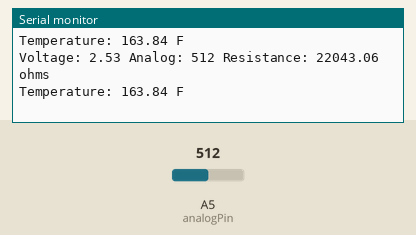
The sketch below on a simulated Arduino Uno, built with avr-gcc and run on an emulated ATmega328P. Shown: the last lines printed to the serial monitor. Inputs (shaded band) come from the test bench; at power-on: A5 (analogPin) = 512.

Above: at 1.8 s.
1.9 s: A5 (analogPin) set to 0
At 2.6 s:
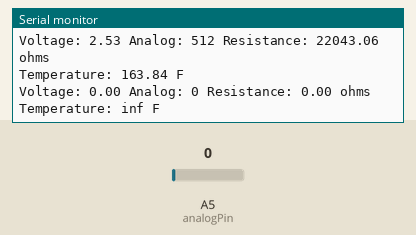
4.5 s: A5 (analogPin) set to 1023
At 5.9 s:
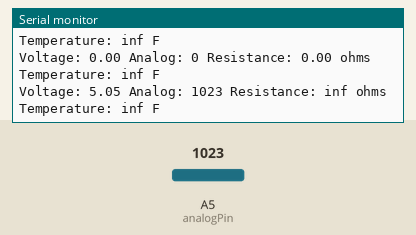

Measured:
- after the input at 1.9 s, the serial monitor: prints a new line after 0.12 s (image 1)
- after the input at 4.5 s, the serial monitor: prints a new line after 0.53 s (image 2)

The sketch:

grill-controller.ino
```cpp
const int analogPin = A5;
const float seriesResistor = 22000.0;
const float vcc = 5.05;

void setup() {
  Serial.begin(9600);
  pinMode(A0, INPUT);
}

void loop() {
  int analogValue = analogRead(analogPin);
  float voltage = analogValue * vcc / 1023.0;

  // Calculate resistance of the thermistor
  float thermistorResistance = (voltage * seriesResistor) / (vcc - voltage);

  // Calculate temperatue reading
  float temperatureF = calculateTemperatureF(thermistorResistance);

  Serial.print("Voltage: ");
  Serial.print(voltage);
  Serial.print(" Analog: ");
  Serial.print(analogValue);
  Serial.print(" Resistance: ");
  Serial.print(thermistorResistance);
  Serial.println(" ohms");
  Serial.print("Temperature: ");
  Serial.print(temperatureF);
  Serial.println(" F");


  delay(1000);
}


// Values calculated from https://www.desmos.com/calculator/j0msjbrgxe
float calculateTemperatureF(float resistance) {
  return 932.9 - 76.9 * log(resistance);
}
```
